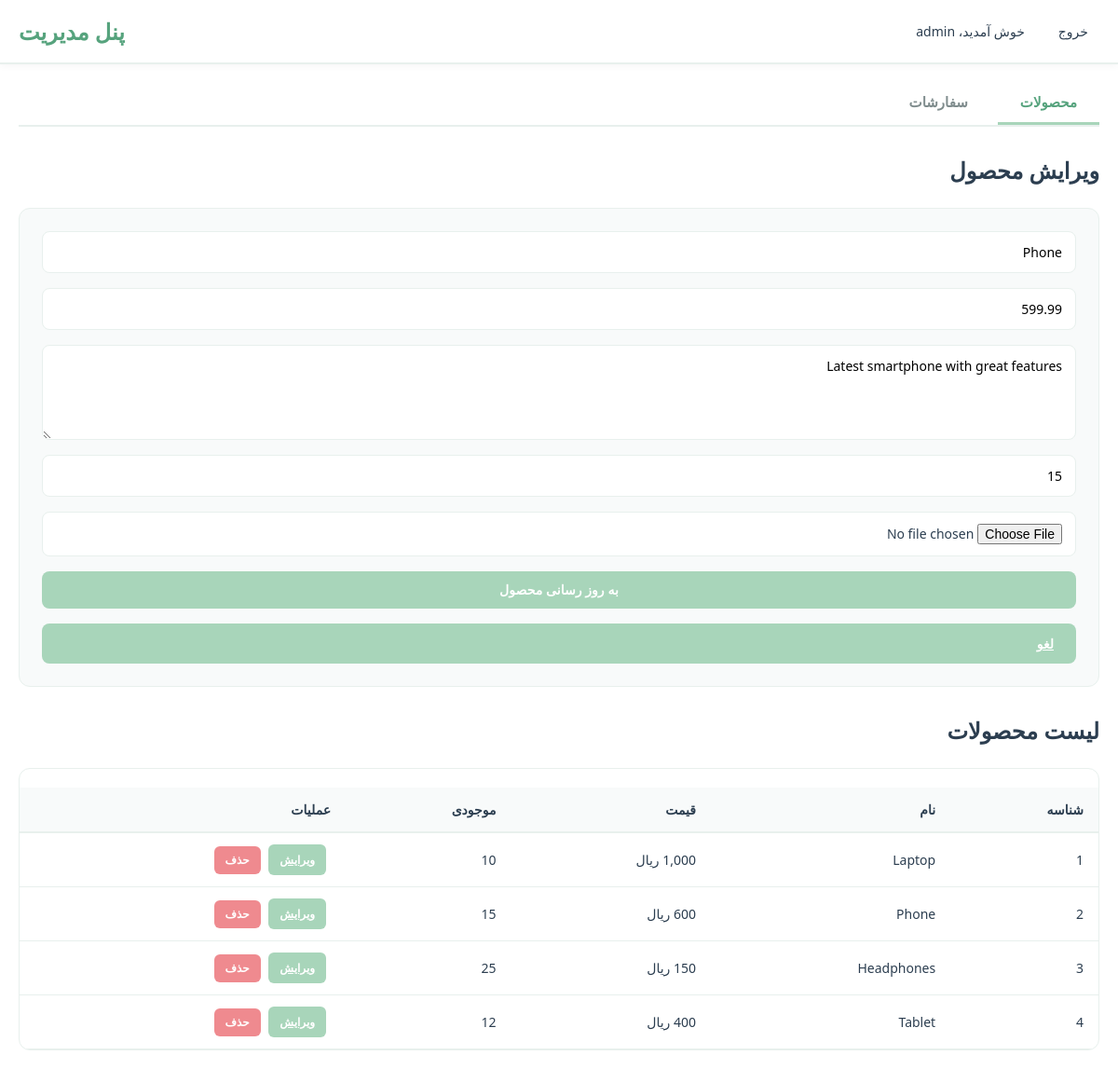
Screenshot of /admin.php?action=edit&id=2 (signed in) with the database file from the repository.
### tables this page shows
CREATE TABLE products (
    id INT AUTO_INCREMENT PRIMARY KEY,
    name VARCHAR(255) NOT NULL,
    price DECIMAL(10, 2) NOT NULL,
    description TEXT,
    stock INT DEFAULT 0,
    image VARCHAR(255),
    created_at TIMESTAMP DEFAULT CURRENT_TIMESTAMP
);

### admin.php (the view, shortened to what this page needs)
<?php
include 'config.php';
$action = $_GET['action'] ?? '';
$editProduct = null;
if ($action === 'edit' && isset($_GET['id'])) {
    $stmt = $pdo->prepare("SELECT * FROM products WHERE id = ?");
    $stmt->execute([$_GET['id']]);
    $editProduct = $stmt->fetch();
}
$products = $pdo->query("SELECT * FROM products")->fetchAll();
?>
<!DOCTYPE html>
<html lang="fa">
<head>
    <link rel="stylesheet" href="style.css">
</head>
<body dir="rtl">
    <nav class="navbar">
        <div class="navbar-container">
            <h1 class="navbar-title">پنل مدیریت</h1>
            <div class="navbar-right">
                <span class="welcome">خوش آمدید، <?php echo htmlspecialchars($_SESSION['username']); ?></span>
                <a href="logout.php" class="nav-link">خروج</a>
            </div>
        </div>
    </nav>
    <div class="admin-container">
        <div class="admin-tabs">
            <button class="tab-btn active" onclick="switchTab('products', this)">محصولات</button>
            <button class="tab-btn" onclick="switchTab('orders', this)">سفارشات</button>
        </div>
        <div id="products-tab" class="tab-content active">
            <h2><?php echo $editProduct ? 'ویرایش محصول' : 'افزودن محصول جدید'; ?></h2>
            <form method="POST" action="admin.php?action=<?php echo $editProduct ? 'edit' : 'add'; ?>" class="form" enctype="multipart/form-data">
                <input type="text" name="name" placeholder="نام محصول" value="<?php echo $editProduct['name'] ?? ''; ?>" required>
                <input type="number" name="price" placeholder="قیمت" step="0.01" value="<?php echo $editProduct['price'] ?? ''; ?>" required>
                <textarea name="description" placeholder="توضیح" rows="4"><?php echo $editProduct['description'] ?? ''; ?></textarea>
                <input type="number" name="stock" placeholder="موجودی" value="<?php echo $editProduct['stock'] ?? ''; ?>" required>
                <input type="file" name="image" accept="image/*" placeholder="عکس محصول">
                <button type="submit" class="btn btn-primary"><?php echo $editProduct ? 'به روز رسانی محصول' : 'افزودن محصول'; ?></button>
                <?php if ($editProduct): ?>
                    <a href="admin.php" class="btn">لغو</a>
                <?php endif; ?>
            </form>
            <h2>لیست محصولات</h2>
            <div class="products-list">
                <table>
                    <thead>
                        <tr>
                            <th>شناسه</th>
                            <th>نام</th>
                            <th>قیمت</th>
                            <th>موجودی</th>
                            <th>عملیات</th>
                        </tr>
                    </thead>
                    <tbody>
                        <?php foreach ($products as $product): ?>
                            <tr>
                                <td><?php echo $product['id']; ?></td>
                                <td><?php echo htmlspecialchars($product['name']); ?></td>
                                <td><?php echo number_format($product['price'], 0); ?> ریال</td>
                                <td><?php echo $product['stock']; ?></td>
                                <td>
                                    <a href="admin.php?action=edit&id=<?php echo $product['id']; ?>" class="btn btn-sm">ویرایش</a>
                                    <form method="POST" action="admin.php?action=delete" style="display: inline;">
                                        <button type="submit" class="btn btn-sm btn-danger" onclick="return confirm('آیا مطمئن هستید؟')">حذف</button>
                                    </form>
                                </td>
                            </tr>
                        <?php endforeach; ?>
                    </tbody>
                </table>
            </div>
        </div>
    </div>
</body>
</html>

### style.css (style rules this page uses)
* { margin: 0; padding: 0; box-sizing: border-box; }
:root { --primary-green: #A8D5BA; --secondary-green: #7FBC8F; --dark-green: #56A37D; --light-bg: #F8FAFA; --border-color: #E8F0ED; --text-dark: #2C3E50; --text-light: #7F8C8D; }
body { font-family: 'Segoe UI', 'Helvetica Neue', sans-serif; background: white; min-height: 100vh; color: var(--text-dark); }
[dir="rtl"] { direction: rtl; text-align: right; }
[dir="rtl"] .navbar-right { flex-direction: row-reverse; }
[dir="rtl"] .navbar-container { flex-direction: row-reverse; }
[dir="rtl"] table th, [dir="rtl"] table td { text-align: right; }
.navbar { background: white; border-bottom: 2px solid var(--border-color); padding: 0; margin-bottom: 0; box-shadow: 0 2px 8px rgba(0, 0, 0, 0.04); }
.navbar-container { max-width: 1200px; margin: 0 auto; display: flex; justify-content: space-between; align-items: center; padding: 16px 20px; }
.navbar-title { font-size: 24px; font-weight: 700; color: var(--dark-green); margin: 0; }
.navbar-right { display: flex; gap: 24px; align-items: center; }
.welcome { font-weight: 500; color: var(--text-dark); font-size: 14px; }
.nav-link { text-decoration: none; color: var(--text-dark); font-weight: 500; transition: all 0.3s ease; padding: 8px 12px; border-radius: 6px; font-size: 14px; }
.form { display: flex; flex-direction: column; gap: 16px; }
.form input, .form textarea { padding: 12px 14px; border: 1px solid var(--border-color); border-radius: 8px; font-size: 14px; font-family: inherit; background: white; transition: all 0.3s ease; }
.form textarea { resize: vertical; min-height: 100px; }
.btn { padding: 12px 24px; border: none; border-radius: 8px; font-size: 14px; font-weight: 600; cursor: pointer; transition: all 0.3s ease; background: var(--primary-green); color: white; }
.btn-primary { background: var(--primary-green); color: white; }
.btn-danger { background: #EF8A8F; }
.btn-sm { padding: 8px 12px; font-size: 12px; border-radius: 6px; }
.admin-container { max-width: 1300px; margin: 0 auto; padding: 20px; }
.admin-tabs { display: flex; gap: 8px; margin-bottom: 30px; border-bottom: 2px solid var(--border-color); }
.tab-btn { padding: 12px 24px; background: none; border: none; cursor: pointer; font-size: 15px; font-weight: 600; color: var(--text-light); border-bottom: 3px solid transparent; transition: all 0.3s ease; }
.tab-btn.active { color: var(--dark-green); border-bottom-color: var(--primary-green); }
.tab-content { display: none; }
.tab-content.active { display: block; }
.tab-content h2 { margin-top: 24px; margin-bottom: 24px; color: var(--text-dark); font-size: 24px; font-weight: 600; }
.tab-content .form { margin-bottom: 30px; padding: 24px; background: var(--light-bg); border-radius: 12px; border: 1px solid var(--border-color); }
table { width: 100%; border-collapse: collapse; margin-top: 20px; }
table thead { background: var(--light-bg); }
table th { padding: 14px 16px; text-align: left; font-weight: 600; color: var(--text-dark); border-bottom: 2px solid var(--border-color); font-size: 14px; }
table td { padding: 12px 16px; border-bottom: 1px solid var(--border-color); color: var(--text-dark); font-size: 14px; }
table td .btn { margin-right: 5px; display: inline-block; }
.products-list { border-radius: 12px; overflow: hidden; border: 1px solid var(--border-color); }

### rows the page displays
products: name "Phone", price "599.99", description "Latest smartphone with great features", stock "15", id "2"
products: id "1", name "Laptop", stock "10"
products: id "3", name "Headphones", stock "25"
products: id "4", name "Tablet", stock "12"

### other values shown
$_SESSION['username'] "admin"
